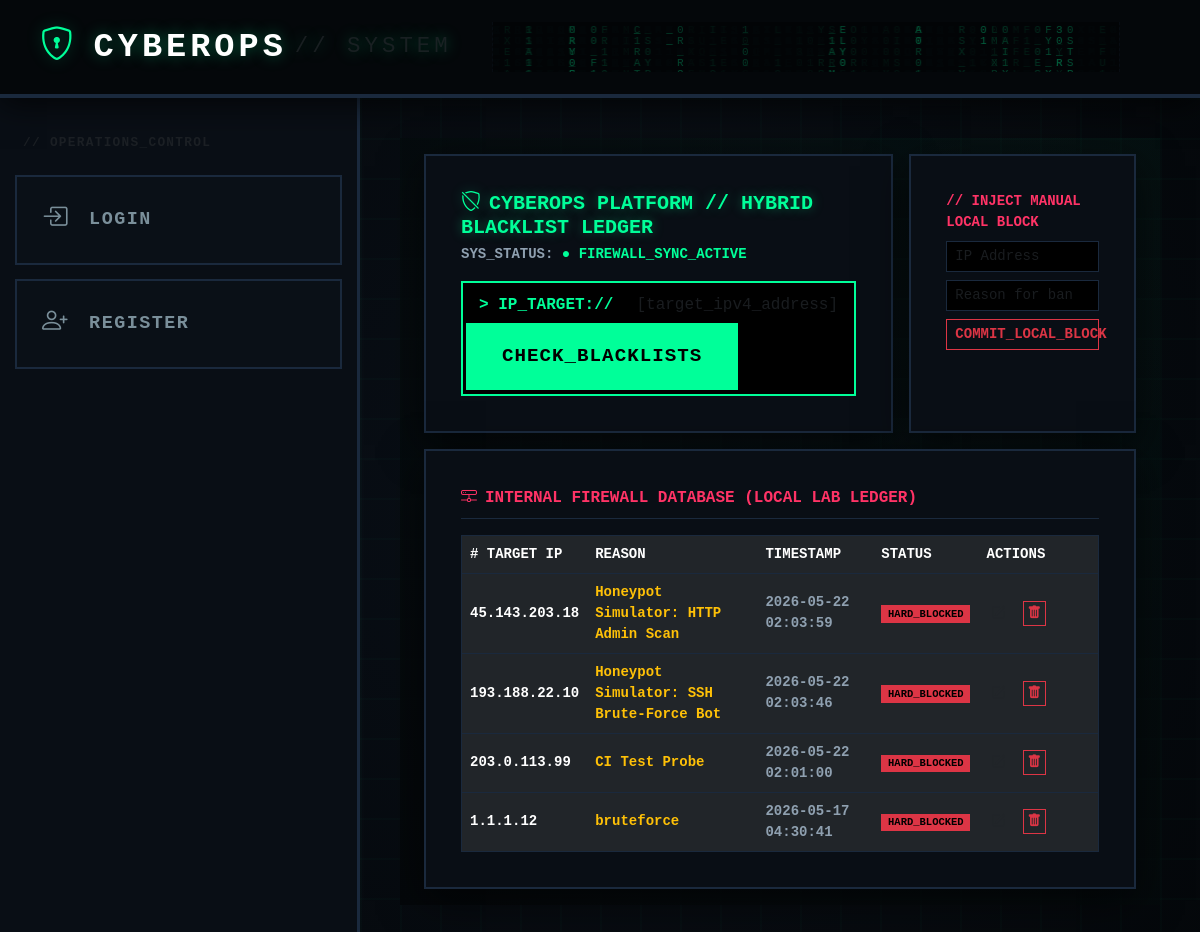
The page /blacklist/ on the database its author committed.
### analyzer/models.py (models this page shows, shortened)
class BlacklistedIP(models.Model):
    ip_address = models.GenericIPAddressField(unique=True)
    reason = models.CharField(max_length=255, default="Suspicious Activity")
    added_at = models.DateTimeField(auto_now_add=True)
    added_by = models.ForeignKey(User, on_delete=models.SET_NULL, null=True, blank=True, related_name='blacklisted_ips')
    company = models.ForeignKey(Company, on_delete=models.CASCADE, null=True, blank=True, related_name='blacklisted_ips')

### analyzer/views.py (the view, shortened to what this page needs)
# urls.py: path('blacklist/', views.blacklist_checker, name='blacklist_checker'),
def blacklist_checker(request):
    query_result = None
    local_ledger = BlacklistedIP.objects.all().order_by('-added_at')
    context = {
        'result': query_result, # Had l-var hiya li kat-ban f template
        'local_ledger': local_ledger
    }
    return render(request, 'analyzer/blacklist.html', context)

### analyzer/templates/analyzer/blacklist.html (shortened to what this page needs)
{% extends 'analyzer/base.html' %}
{% block content %}
<div class="container-fluid font-monospace text-light px-4 py-3 soc-dashboard-wrapper">
    <div class="row g-3 mb-3">
        <div class="col-lg-8 col-12">
            <div class="soc-card p-3 h-100">
                <h5 class="theme-glow-text mb-1 fw-bold"><i class="bi bi-shield-slash me-2"></i>CYBEROPS PLATFORM // HYBRID BLACKLIST LEDGER</h5>
                <p class="soc-label-muted small mb-3">SYS_STATUS: <span class="text-theme-success fw-bold">● FIREWALL_SYNC_ACTIVE</span></p>
                <form method="POST" class="m-0">
                    <div class="input-group border-theme p-1" style="background-color: #000000;">
                        <span class="input-group-text bg-transparent border-0 text-theme-success fw-bold">> IP_TARGET://</span>
                        <input type="text" name="target" class="form-control bg-transparent text-white border-0 soc-field font-monospace" placeholder="[target_ipv4_address]" required>
                        <button class="btn btn-theme-success text-black fw-bold px-4" type="submit">CHECK_BLACKLISTS</button>
                    </div>
                </form>
            </div>
        </div>
        <div class="col-lg-4 col-12">
            <div class="soc-card p-3 h-100">
                <span class="text-theme-danger small fw-bold d-block mb-2">// INJECT MANUAL LOCAL BLOCK</span>
                <form method="POST" class="m-0">
                    <input type="text" name="ip_address" class="form-control form-control-sm bg-black border border-theme-dark-soft text-white mb-2 rounded-0 font-monospace" placeholder="IP Address" required>
                    <input type="text" name="reason" class="form-control form-control-sm bg-black border border-theme-dark-soft text-white mb-2 rounded-0 font-monospace" placeholder="Reason for ban">
                    <button type="submit" class="btn btn-sm btn-outline-danger w-100 rounded-0 fw-bold">COMMIT_LOCAL_BLOCK</button>
                </form>
            </div>
        </div>
    </div>
    <div class="row g-3">
        <div class="col-12">
            <div class="soc-card p-3">
                <div class="border-bottom border-theme-dark-soft pb-2 mb-3">
                    <span class="text-theme-danger fw-bold"><i class="bi bi-hdd-network me-2"></i>INTERNAL FIREWALL DATABASE (LOCAL LAB LEDGER)</span>
                </div>
                <div class="table-responsive">
                    <table class="table table-dark table-hover font-monospace m-0 small border border-theme-dark-soft">
                        <thead>
                            <tr class="bg-black text-theme-success border-bottom border-theme-dark-soft">
                                <th scope="col"># TARGET IP</th>
                                <th scope="col">REASON</th>
                                <th scope="col">TIMESTAMP</th>
                                <th scope="col">STATUS</th>
                                <th scope="col" style="width: 120px;">ACTIONS</th>
                            </tr>
                        </thead>
                        <tbody>
                            {% for record in local_ledger %}
                            <tr class="align-middle border-bottom border-theme-dark-soft">
                                <td class="text-white fw-bold">{{ record.ip_address }}</td>
                                <td class="text-warning">{{ record.reason }}</td>
                                <td class="soc-label-muted">{{ record.added_at|date:"Y-m-d H:i:s" }}</td>
                                <td><span class="badge bg-danger text-black fw-bold rounded-0">HARD_BLOCKED</span></td>
                                <td>
                                    <button class="btn btn-sm btn-outline-theme-success rounded-0 p-1 me-1" onclick="openEditModal('{{ record.id }}', '{{ record.ip_address }}', '{{ record.reason|escapejs }}')" title="Edit Reason" style="font-size: 0.85rem; line-height: 1;">
                                        <i class="bi bi-pencil-square"></i>
                                    </button>
                                    <form method="POST" action="{% url 'analyzer:blacklist_delete' record.id %}" style="display:inline;" onsubmit="return confirm('Are you sure you want to release {{ record.ip_address }} from the blacklist?');">
                                        <button type="submit" class="btn btn-sm btn-outline-danger rounded-0 p-1" title="Delete Block" style="font-size: 0.85rem; line-height: 1;">
                                            <i class="bi bi-trash-fill"></i>
                                        </button>
                                    </form>
                                </td>
                            </tr>
                            {% empty %}
                            <tr>
                                <td colspan="5" class="text-center text-muted py-3">// Aucune IP en liste noire locale.</td>
                            </tr>
                            {% endfor %}
                        </tbody>
                    </table>
                </div>
            </div>
        </div>
    </div>
</div>
{% endblock %}

### analyzer/templates/analyzer/base.html (shortened to what this page needs)
<!DOCTYPE html>
<html lang="en">
<head>
    <link href="https://cdn.jsdelivr.net/npm/bootstrap@5.3.2/dist/css/bootstrap.min.css" rel="stylesheet">
    <link rel="stylesheet" href="https://cdn.jsdelivr.net/npm/bootstrap-icons@1.11.2/font/bootstrap-icons.min.css">
    <script src="https://cdn.tailwindcss.com"></script>
</head>
<body>
    <div class="soc-master-viewport">
        <header class="soc-top-hud-bar d-flex justify-content-between align-items-center">
            <div class="soc-hud-title fw-black">
                <i class="bi bi-shield-lock text-theme-success me-3"></i>
                <div class="glitch-wrapper">
                    <span class="glitch-text">CYBEROPS</span>
                </div>
                <span class="text-muted ms-2" style="font-size: 1.4rem; font-weight: 300;">// SYSTEM</span>
            </div>
            <div class="soc-navbar-stream-container d-none d-md-block">
                <canvas id="navHackerCanvas"></canvas>
            </div>
        </header>
        <div class="soc-workspace-split">
            <aside class="soc-sidebar-panel">
                <div class="soc-nav-container">
                    <div class="text-muted small px-2 mb-2 tracking-widest" style="font-size: 0.8rem; font-weight: bold;">// OPERATIONS_CONTROL</div>
                    {% if user.is_authenticated %}
                    <a href="{% url 'analyzer:home' %}" class="soc-btn-node {% if request.resolver_match.view_name == 'analyzer:home' %}soc-node-active{% endif %}">
                        <i class="bi bi-terminal-split"></i> DASHBOARD
                    </a>
                    <a href="{% url 'analyzer:ip_analyzer' %}" class="soc-btn-node {% if request.resolver_match.view_name == 'analyzer:ip_analyzer' %}soc-node-active{% endif %}">
                        <i class="bi bi-activity"></i> IP ANALYZER
                    </a>
                    <div class="text-muted small px-2 mt-4 mb-2 tracking-widest" style="font-size: 0.8rem; font-weight: bold;">// SUB_MODULES</div>
                    <a href="{% url 'analyzer:url_analyzer' %}" class="soc-btn-node {% if request.resolver_match.view_name == 'analyzer:url_analyzer' %}soc-node-active{% endif %}">
                        <i class="bi bi-globe-americas"></i> URL SCANNER
                    </a>
                    <a href="{% url 'analyzer:file_analyzer' %}" class="soc-btn-node {% if request.resolver_match.view_name == 'analyzer:file_analyzer' %}soc-node-active{% endif %}">
                        <i class="bi bi-hash"></i> FILE SCANNER
                    </a>
                    <a href="{% url 'analyzer:deep_analyzer' %}" class="soc-btn-node {% if request.resolver_match.view_name == 'analyzer:deep_analyzer' %}soc-node-active{% endif %}">
                        <i class="bi bi-radioactive"></i> DEEP FORENSICS
                    </a>
                    <a href="{% url 'analyzer:supervisor' %}" class="soc-btn-node {% if request.resolver_match.view_name == 'analyzer:supervisor' %}soc-node-active{% endif %}">
                        <i class="bi bi-eye-fill"></i> SUPERVISOR
                    </a>
                    <a href="{% url 'analyzer:terminal' %}" class="soc-btn-node {% if request.resolver_match.view_name == 'analyzer:terminal' %}soc-node-active{% endif %}">
                        <i class="bi bi-terminal"></i> TERMINAL
                    </a>
                    <a href="{% url 'analyzer:honeypot' %}" class="soc-btn-node {% if request.resolver_match.view_name == 'analyzer:honeypot' %}soc-node-active{% endif %}">
                        <i class="bi bi-shield-fill-exclamation"></i> HONEYPOT
                    </a>
                    <a href="{% url 'analyzer:blacklist_checker' %}" class="soc-btn-node {% if request.resolver_match.view_name == 'analyzer:blacklist_checker' %}soc-node-active{% endif %}">
                        <i class="bi bi-shield-slash"></i> BLACKLIST DB
                    </a>
                    <a href="{% url 'analyzer:server_intel' %}" class="soc-btn-node {% if request.resolver_match.view_name == 'analyzer:server_intel' %}soc-node-active{% endif %}">
                        <i class="bi bi-newspaper"></i> CYBER NEWS
                    </a>
                    {% else %}
                    <a href="{% url 'analyzer:login' %}" class="soc-btn-node">
                        <i class="bi bi-box-arrow-in-right"></i> LOGIN
                    </a>
                    <a href="{% url 'analyzer:register' %}" class="soc-btn-node">
                        <i class="bi bi-person-plus"></i> REGISTER
                    </a>
                    {% endif %}
                </div>
            </aside>
            <main class="soc-main-stream-canvas">
                {% block content %}
                {% endblock %}
            </main>
        </div>
    </div>
</body>
</html>

### analyzer/templates/analyzer/base.html (style rules this page uses)
:root { --soc-core-black: #04070a; --soc-panel-dark: #090e15; --soc-thick-border: #1a293d; --soc-neon-green: #00ff99; --soc-neon-shadow: rgba(0, 255, 153, 0.35); --soc-text-vibrant: #ffffff; --soc-text-dimmed: #7a8f9a; --soc-neon-danger: #ff3366; --soc-neon-warning: #ffaa00; }
*, *::before, *::after { box-sizing: border-box !important; }
html, body { background-color: var(--soc-core-black) !important; color: var(--soc-text-vibrant) !important; font-family: 'Consolas', 'Courier New', Courier, monospace !important; font-weight: 900; height: 100vh; margin: 0; overflow: hidden; }
.soc-master-viewport { display: flex; flex-direction: column; height: 100vh; width: 100vw; background: radial-gradient(circle at center, #0a1018 0%, #04070a 100%); }
.soc-top-hud-bar { background-color: var(--soc-core-black); border-bottom: 4px solid var(--soc-thick-border); padding: 22px 40px; box-shadow: 0 6px 30px rgba(0, 0, 0, 0.7); z-index: 999; position: relative; }
.soc-navbar-stream-container { flex-grow: 1; height: 50px; margin: 0 40px; position: relative; overflow: hidden; border-left: 1px dashed rgba(26, 41, 61, 0.5); border-right: 1px dashed rgba(26, 41, 61, 0.5); opacity: 0.35; }
#navHackerCanvas { position: absolute; top: 0; left: 0; width: 100%; height: 100%; }
.soc-hud-title { font-size: 2.1rem; letter-spacing: 4px; color: #ffffff; text-shadow: 0 0 15px var(--soc-neon-shadow); display: flex; align-items: center; flex-shrink: 0; }
.glitch-wrapper { position: relative; display: inline-block; }
.glitch-text { position: relative; animation: glitch-anim 3.5s infinite linear alternate-reverse; }
.glitch-text::before, .glitch-text::after { content: "CYBEROPS"; position: absolute; top: 0; left: 0; width: 100%; height: 100%; background: var(--soc-core-black); }
.glitch-text::before { left: 2px; text-shadow: -2px 0 #ff3366; clip: rect(44px, 450px, 56px, 0); animation: glitch-anim-2 6s infinite linear alternate-reverse; }
.glitch-text::after { left: -2px; text-shadow: -2px 0 #00d2ff; clip: rect(85px, 450px, 140px, 0); animation: glitch-anim 2.5s infinite linear alternate-reverse; }
.soc-workspace-split { display: flex; flex-grow: 1; height: calc(100vh - 98px); overflow: hidden; }
.soc-sidebar-panel { width: 360px; background-color: var(--soc-panel-dark); border-right: 3px solid var(--soc-thick-border); display: flex; flex-direction: column; justify-content: space-between; flex-shrink: 0; padding: 35px 15px; overflow-y: auto; max-height: 100vh; color: var(--soc-text-vibrant); }
.soc-nav-container { display: flex; flex-direction: column; gap: 14px; }
.soc-btn-node { display: flex; align-items: center; padding: 24px 25px; background: rgba(11, 17, 26, 0.6); border: 2px solid var(--soc-thick-border); color: var(--soc-text-dimmed); text-decoration: none; border-radius: 0px !important; font-size: 1.15rem; letter-spacing: 1.5px; text-transform: uppercase; transition: all 0.2s ease-in-out; }
.soc-btn-node i { font-size: 1.6rem; margin-right: 20px; color: var(--soc-text-dimmed); }
.soc-main-stream-canvas { flex-grow: 1; padding: 40px !important; padding-bottom: 80px !important; overflow-y: auto; background-image: linear-gradient(rgba(0, 255, 153, 0.015) 2px, transparent 2px), linear-gradient(90deg, rgba(0, 255, 153, 0.015) 2px, transparent 2px); background-size: 40px 40px; }
.soc-card { background-color: var(--soc-panel-dark) !important; border: 3px solid var(--soc-thick-border) !important; border-radius: 0px !important; padding: 35px !important; box-shadow: 0 12px 40px rgba(0, 0, 0, 0.6) !important; }
.border-theme-dark-soft { border-color: var(--soc-thick-border) !important; }
.btn-theme-success { border-radius: 0px !important; font-size: 1.2rem !important; padding: 18px 35px !important; font-weight: 900 !important; letter-spacing: 1px; }
.text-theme-success { color: #00ff99 !important; }

### rows shown on the page
BlacklistedIP: ip_address "45.143.203.18", reason "Honeypot Simulator: HTTP Admin Scan", added_at "2026-05-22 02:03:59"
BlacklistedIP: ip_address "193.188.22.10", reason "Honeypot Simulator: SSH Brute-Force Bot", added_at "2026-05-22 02:03:46"
BlacklistedIP: ip_address "203.0.113.99", reason "CI Test Probe", added_at "2026-05-22 02:01:00"
BlacklistedIP: ip_address "1.1.1.12", reason "bruteforce", added_at "2026-05-17 04:30:41"
